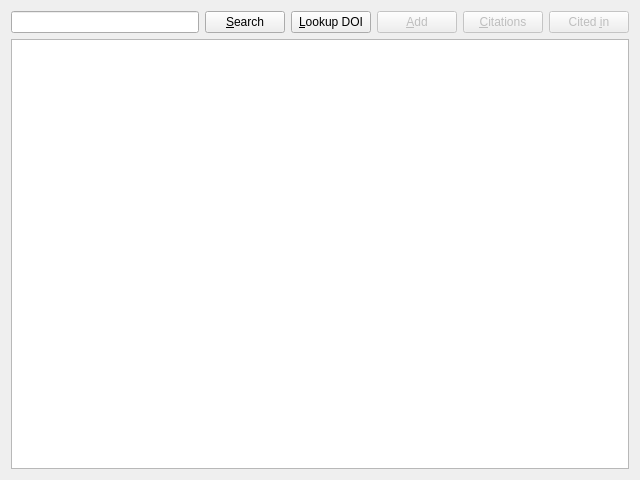
<ui version="4.0" >
 <class>searchCiteseerx</class>
 <widget class="QWidget" name="searchCiteseerx" >
  <property name="geometry" >
   <rect>
    <x>0</x>
    <y>0</y>
    <width>640</width>
    <height>480</height>
   </rect>
  </property>
  <property name="sizePolicy" >
   <sizepolicy vsizetype="Minimum" hsizetype="Minimum" >
    <horstretch>0</horstretch>
    <verstretch>0</verstretch>
   </sizepolicy>
  </property>
  <property name="minimumSize" >
   <size>
    <width>640</width>
    <height>480</height>
   </size>
  </property>
  <property name="windowTitle" >
   <string>Search CiteSeerX</string>
  </property>
  <layout class="QGridLayout" name="gridLayout" >
   <item row="0" column="0" >
    <widget class="QLineEdit" name="searchLine" />
   </item>
   <item row="1" column="0" colspan="6" >
    <widget class="QTableWidget" name="searchResults" />
   </item>
   <item row="0" column="3" >
    <widget class="QPushButton" name="addButton" >
     <property name="enabled" >
      <bool>false</bool>
     </property>
     <property name="text" >
      <string>&amp;Add</string>
     </property>
     <property name="icon" >
      <iconset resource="../icons.qrc" >
       <normaloff>:/icons/add.png</normaloff>:/icons/add.png</iconset>
     </property>
    </widget>
   </item>
   <item row="0" column="1" >
    <widget class="QPushButton" name="searchButton" >
     <property name="text" >
      <string>&amp;Search</string>
     </property>
     <property name="icon" >
      <iconset resource="../icons.qrc" >
       <normaloff>:/icons/search.png</normaloff>:/icons/search.png</iconset>
     </property>
    </widget>
   </item>
   <item row="0" column="5" >
    <widget class="QPushButton" name="citedInButton" >
     <property name="enabled" >
      <bool>false</bool>
     </property>
     <property name="sizePolicy" >
      <sizepolicy vsizetype="Preferred" hsizetype="Preferred" >
       <horstretch>0</horstretch>
       <verstretch>0</verstretch>
      </sizepolicy>
     </property>
     <property name="text" >
      <string>Cited &amp;in</string>
     </property>
     <property name="icon" >
      <iconset resource="../icons.qrc" >
       <normaloff>:/icons/cited_in.png</normaloff>:/icons/cited_in.png</iconset>
     </property>
    </widget>
   </item>
   <item row="0" column="4" >
    <widget class="QPushButton" name="citationsButton" >
     <property name="enabled" >
      <bool>false</bool>
     </property>
     <property name="text" >
      <string>&amp;Citations</string>
     </property>
     <property name="icon" >
      <iconset resource="../icons.qrc" >
       <normaloff>:/icons/citations.png</normaloff>:/icons/citations.png</iconset>
     </property>
    </widget>
   </item>
   <item row="0" column="2" >
    <widget class="QPushButton" name="lookUpDOI" >
     <property name="text" >
      <string>&amp;Lookup DOI</string>
     </property>
    </widget>
   </item>
  </layout>
 </widget>
 <resources>
  <include location="../icons.qrc" />
 </resources>
 <connections/>
</ui>
